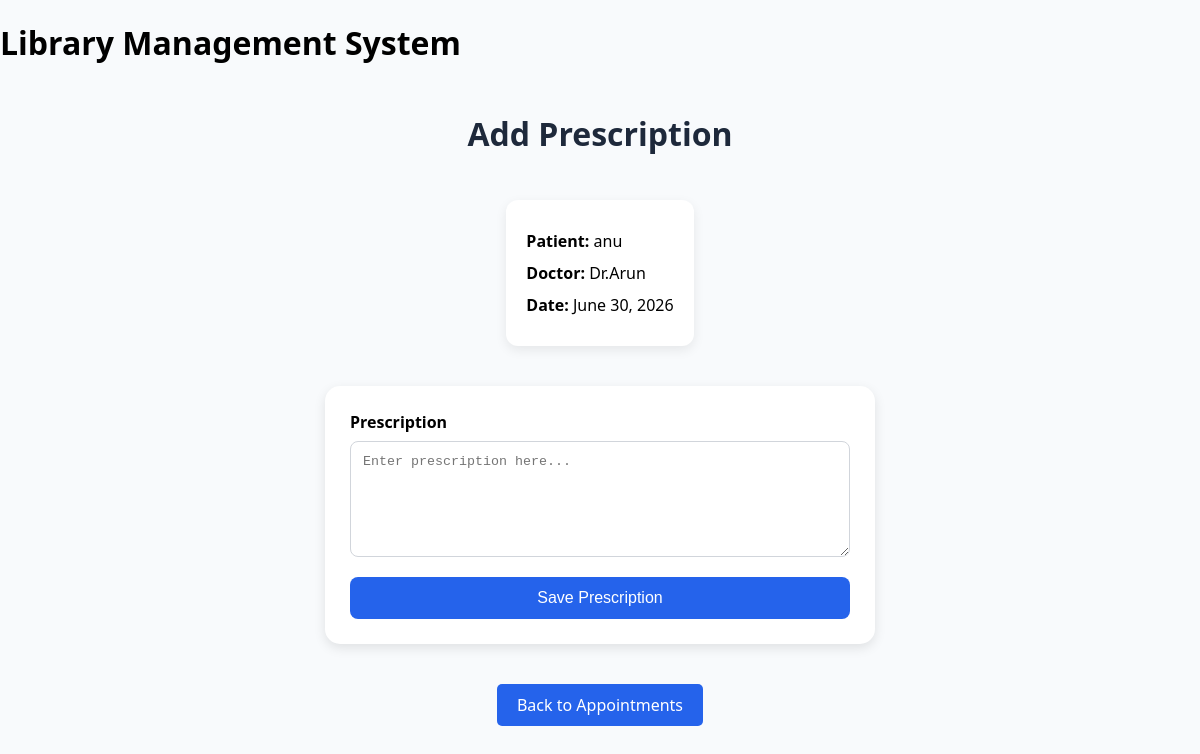
The page /add-prescription/2/ on the database its author committed.
### hospital/models.py (models this page shows, shortened)
class Appointment(models.Model):
    patient = models.ForeignKey(
        Patient,
        on_delete=models.CASCADE
    )
    doctor = models.ForeignKey(
        Doctor,
        on_delete=models.CASCADE
    )
    appointment_date = models.DateField()
    appointment_time = models.TimeField()
    status = models.CharField(
        max_length=20,
        default="Pending"
    )
    notes = models.TextField(blank=True)
    prescription = models.TextField(blank=True)

class Patient(models.Model):
    name = models.CharField(max_length=100)
    age = models.IntegerField()
    email = models.EmailField(unique=True)
    phone = models.CharField(max_length=15)
    address = models.TextField()

class Doctor(models.Model):
    name = models.CharField(max_length=100)
    department = models.ForeignKey(
        Department,
        on_delete=models.CASCADE
    )
    specialization = models.CharField(max_length=100)
    email = models.EmailField(unique=True)
    phone = models.CharField(max_length=15)

### hospital/views.py (the view, shortened to what this page needs)
# urls.py: path('add-prescription/<int:appointment_id>/',views.add_prescription,name='add_prescription'),
def add_prescription(request, appointment_id):
    appointment = Appointment.objects.get(
        id=appointment_id
    )
    return render(
        request,
        'add_prescription.html',
        {'appointment': appointment}
    )

### hospital/templates/add_prescription.html (shortened to what this page needs)
{% extends 'base.html' %}
{% block content %}
<h2 class="form-title">
    Add Prescription
</h2>
<div class="info-card">
    <p>
        <strong>Patient:</strong>
        {{ appointment.patient.name }}
    </p>
    <p>
        <strong>Doctor:</strong>
        {{ appointment.doctor.name }}
    </p>
    <p>
        <strong>Date:</strong>
        {{ appointment.appointment_date }}
    </p>
</div>
<form method="post">
    <label>
        Prescription
    </label>
    <textarea
        name="prescription"
        rows="6"
        placeholder="Enter prescription here..."
    >{{ appointment.prescription }}</textarea>
    <button type="submit">
        Save Prescription
    </button>
</form>
<div style="text-align:center; margin-top:20px;">
    <a href="{% url 'doctor_appointments' %}"
       class="add-btn">
        Back to Appointments
    </a>
</div>
{% endblock %}

### hospital/static/css/style.css (style rules this page uses)
body { margin:0; font-family:'Segoe UI',sans-serif; background:#f8fafc; min-height:100vh; display:flex; flex-direction:column; }
form { width:500px; margin:30px auto; background:white; padding:25px; border-radius:15px; box-shadow:0 4px 12px rgba(0,0,0,0.1); }
input, select, textarea { width:100%; padding:12px; margin-top:8px; margin-bottom:15px; border:1px solid #d1d5db; border-radius:8px; box-sizing:border-box; }
button { width:100%; background:#2563eb; color:white; border:none; padding:12px; border-radius:8px; cursor:pointer; font-size:16px; }
.form-title { text-align:center; color:#1e293b; font-size:2rem; margin-bottom:25px; }
.add-btn { display:inline-block; background:#2563eb; color:white; text-decoration:none; padding:10px 20px; border-radius:5px; margin-bottom:20px; }
.form-title { text-align:center; color:#1e293b; margin-bottom:25px; }
form { width:500px; margin:20px auto; background:white; padding:25px; border-radius:15px; box-shadow:0 4px 12px rgba(0,0,0,0.1); }
label { font-weight:600; }
.info-card { background:white; max-width:600px; margin:20px auto; padding:20px; border-radius:12px; box-shadow:0 4px 12px rgba(0,0,0,0.08); }
.info-card p { margin:10px 0; font-size:16px; }

### rows shown on the page
Appointment: patient.name "anu", doctor.name "Dr.Arun", appointment_date "June 30, 2026"
